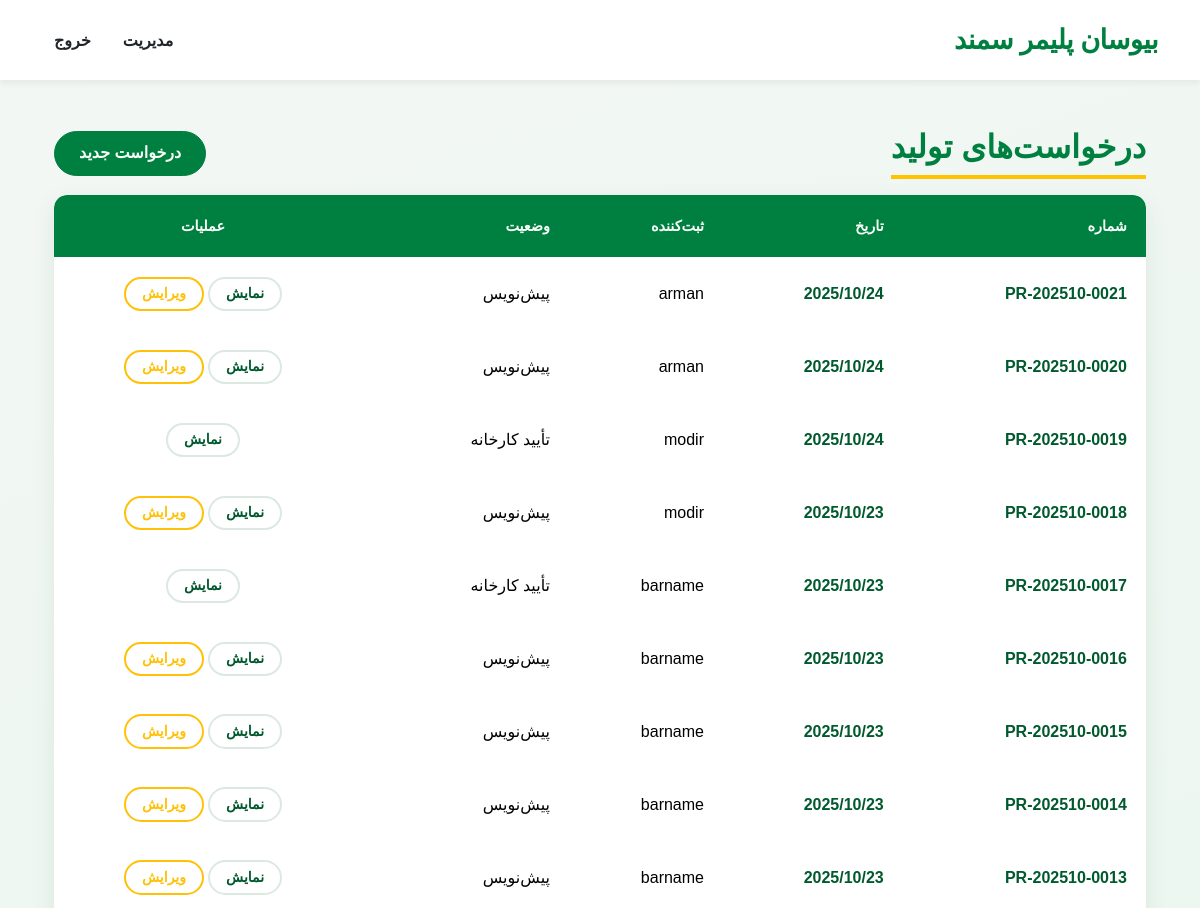
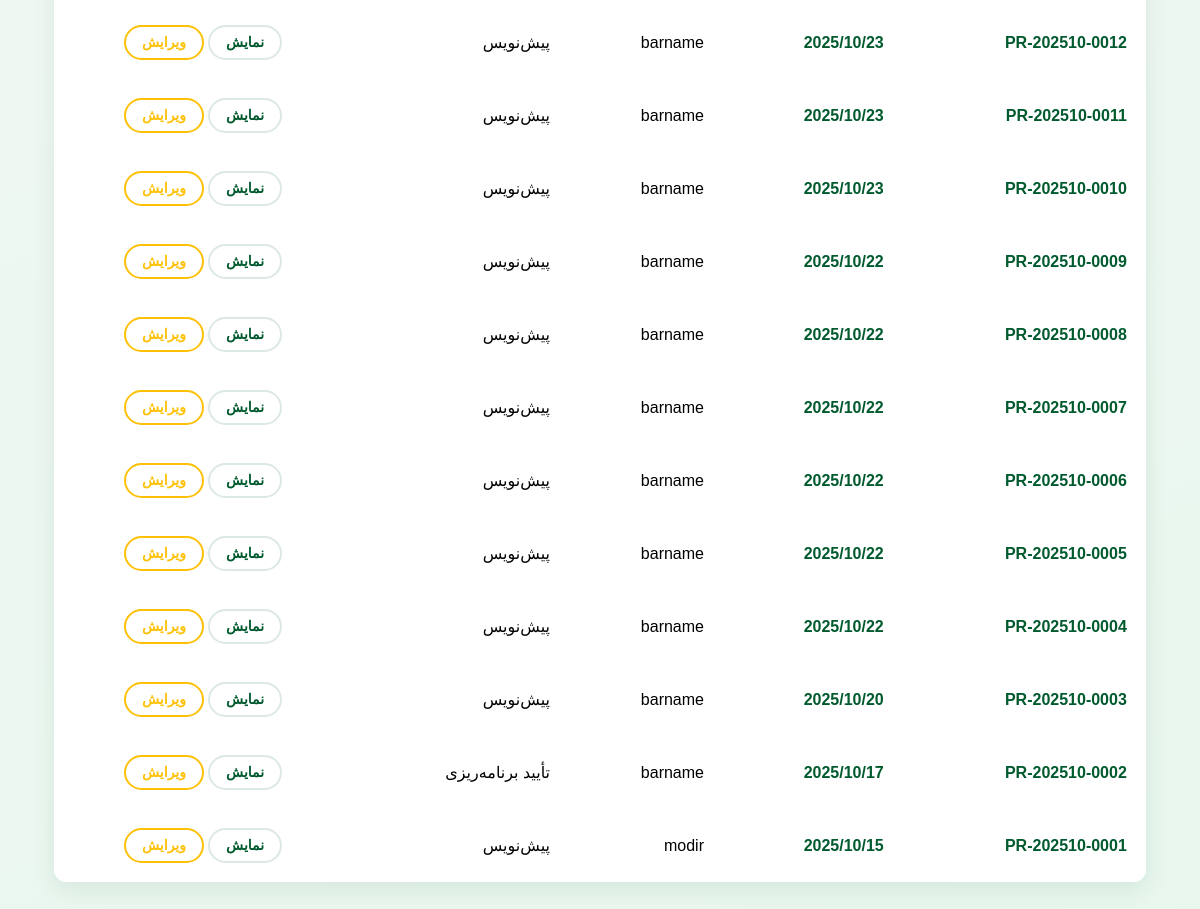
/planning/production/ (signed in), run on the app's committed database (2 pictures, top to bottom).
### planning/models.py (models this page shows, shortened)
class ProductionRequest(models.Model):
    created_by = models.ForeignKey(User, on_delete=models.PROTECT, related_name="prodreq_created")
    created_at = models.DateTimeField(auto_now_add=True)
    status = models.CharField(max_length=32, choices=ProductionStatus.choices, default=ProductionStatus.DRAFT)
    request_date = models.DateField(auto_now_add=True)
    request_number = models.CharField(max_length=20, unique=True, editable=False)
    planning_signed_by = models.ForeignKey(User, null=True, blank=True, on_delete=models.SET_NULL, related_name="prodreq_planning_signed")
    planning_signed_at = models.DateTimeField(null=True, blank=True)
    factory_signed_by  = models.ForeignKey(User, null=True, blank=True, on_delete=models.SET_NULL, related_name="prodreq_factory_signed")
    factory_signed_at  = models.DateTimeField(null=True, blank=True)
    canceled_by = models.ForeignKey(User, null=True, blank=True, on_delete=models.SET_NULL, related_name="prodreq_canceled")
    canceled_at = models.DateTimeField(null=True, blank=True)
    cancel_reason = models.TextField(blank=True)
    class Meta:
        ordering = ["-created_at"]

### planning/views.py (the view)
# urls.py: path("production/", views.prodreq_list, name="prodreq_list"),
@login_required
def prodreq_list(request):
    role = getattr(getattr(request.user, "profile", None), "user_type", None)
    qs = ProductionRequest.objects.select_related("created_by").order_by("-id")
    if role in ["management", "factory_manager", "factory_planner"]:
        requests = qs
    else:
        requests = qs.none()
    ctx = {
        "requests": requests,
        "role": role,
        "can_create_prodreq": role in ["factory_planner", "management"],
        "is_management": role == "management",
        "is_factory_planner": role == "factory_planner",
        "is_factory_manager": role == "factory_manager",
    }
    return render(request, "planning/prodreq_list.html", ctx)

### planning/templates/planning/prodreq_list.html
{% extends "base.html" %}
{% load static %}
{% block content %}
<link rel="stylesheet" href="{% static 'css/list_styles.css' %}">
<div class="container" dir="rtl">
    <div class="d-flex justify-content-between align-items-center mb-3">
        <h2 class="m-0">{% if title %}{{ title }}{% else %}درخواست‌های تولید{% endif %}</h2>
        {% if can_create_prodreq %}
        <a href="{% url 'planning:prodreq_create' %}" class="btn btn-primary">درخواست جدید</a>
        {% endif %}
    </div>
    <div class="table-responsive">
        <table class="table table-hover align-middle">
            <thead class="table-light">
            <tr>
                <th>شماره</th>
                <th>تاریخ</th>
                <th>ثبت‌کننده</th>
                <th>وضعیت</th>
                <th class="text-center">عملیات</th>
            </tr>
            </thead>
            <tbody>
            {% for r in requests %}
            <tr>
                <td>{{ r.request_number }}</td>
                <td>{{ r.request_date|date:"Y/m/d" }}</td>
                <td>{{ r.created_by.get_full_name|default:r.created_by.username }}</td>
                <td>{{ r.get_status_display }}</td>
                <td class="text-center d-flex gap-1 justify-content-center">
                    <a class="btn btn-sm btn-outline-secondary" href="{% url 'planning:prodreq_detail' r.pk %}">نمایش</a>
                    {% if r.status != "factory_signed" and r.status != "canceled" %}
                        {% if role == "management" or role == "factory_manager" or role == "factory_planner" %}
                        <a class="btn btn-sm btn-outline-warning" href="{% url 'planning:prodreq_update' r.pk %}">ویرایش</a>
                        {% endif %}
                    {% endif %}
                </td>
            </tr>
            {% empty %}
            <tr>
                <td colspan="5" class="text-center text-muted">درخواستی یافت نشد.</td>
            </tr>
            {% endfor %}
            </tbody>
        </table>
    </div>
</div>
{% endblock %}

### static/css/main.css (style rules this page uses)
:root { --bsp-primary-color: #008040; --bsp-accent-color: #008040; --bsp-secondary-color: #005a2e; --bsp-background-light: #F8F9FA; --bsp-surface-white: #FFFFFF; --bsp-text-dark: #212529; --bsp-yellow-accent: #FFC300; --color-bg-light: #f3f7f4; }
body { background: linear-gradient(160deg, var(--color-bg-light), #e8f7ee); font-family: 'Vazirmatn', sans-serif; background-color: var(--bsp-background-light); color: var(--bsp-text-dark); line-height: 1.7; }

### static/css/list_styles.css (style rules this page uses)
:root { --color-primary: #008040; --color-primary-dark: #005a2e; --color-accent: #FFC300; --color-bg-light: #f3f7f4; --color-surface: #ffffff; --color-text: #1a3323; --color-text-light: #f9fff8; --color-border-soft: #dce9e2; --shadow-base: 0 8px 25px rgba(0, 80, 40, 0.09); --radius: 0.8rem; --transition-speed: 0.2s; }
body { background: linear-gradient(160deg, var(--color-bg-light), #e8f7ee); }
.container[dir="rtl"] h2 { color: var(--color-primary); font-weight: 800; border-bottom: 4px solid var(--color-accent); padding-bottom: 0.5rem; display: inline-block; }
.container[dir="rtl"] .btn-primary { background-color: var(--color-primary); border-color: var(--color-primary); color: var(--color-text-light); font-weight: 600; padding: 0.6rem 1.5rem; border-radius: 50px; transition: all var(--transition-speed) ease-in-out; }
.table-responsive { border-radius: var(--radius); box-shadow: var(--shadow-base); overflow: hidden; }
.table { background: var(--color-surface); margin-bottom: 0; border-collapse: collapse; }
.table thead.table-light th { background: var(--color-primary); color: var(--color-text-light); font-weight: 700; font-size: 0.9rem; padding: 1.2rem; vertical-align: middle; border: none; }
.table thead th:first-child { border-top-right-radius: var(--radius); }
.table thead th:last-child { border-top-left-radius: var(--radius); text-align: center; }
.table tbody td { padding: 1.2rem; vertical-align: middle; border: none; }
.table tbody td:nth-child(1), .table tbody td:nth-child(2) { font-weight: 600; color: var(--color-primary-dark); }
.table tbody tr:nth-of-type(even) { background-color: var(--color-bg-light); }
.table .btn-sm { font-weight: 600; padding: 0.3rem 1rem; border-radius: 20px; border-width: 2px; transition: all var(--transition-speed) ease; }
.table .btn-outline-secondary { color: var(--color-primary-dark); border-color: var(--color-border-soft); }

### data on the page
ProductionRequest: request_number "PR-202510-0021", request_date "2025/10/24", created_by.get_full_name "arman", status "پیش‌نویس", shows "ویرایش"
ProductionRequest: request_number "PR-202510-0020", request_date "2025/10/24", created_by.get_full_name "arman", status "پیش‌نویس", shows "ویرایش"
ProductionRequest: request_number "PR-202510-0019", request_date "2025/10/24", created_by.get_full_name "modir", status "تأیید کارخانه"
ProductionRequest: request_number "PR-202510-0018", request_date "2025/10/23", created_by.get_full_name "modir", status "پیش‌نویس", shows "ویرایش"
ProductionRequest: request_number "PR-202510-0017", request_date "2025/10/23", created_by.get_full_name "barname", status "تأیید کارخانه"
ProductionRequest: request_number "PR-202510-0016", request_date "2025/10/23", created_by.get_full_name "barname", status "پیش‌نویس", shows "ویرایش"
ProductionRequest: request_number "PR-202510-0015", request_date "2025/10/23", created_by.get_full_name "barname", status "پیش‌نویس", shows "ویرایش"
ProductionRequest: request_number "PR-202510-0014", request_date "2025/10/23", created_by.get_full_name "barname", status "پیش‌نویس", shows "ویرایش"
ProductionRequest: request_number "PR-202510-0013", request_date "2025/10/23", created_by.get_full_name "barname", status "پیش‌نویس", shows "ویرایش"
ProductionRequest: request_number "PR-202510-0012", request_date "2025/10/23", created_by.get_full_name "barname", status "پیش‌نویس", shows "ویرایش"
ProductionRequest: request_number "PR-202510-0011", request_date "2025/10/23", created_by.get_full_name "barname", status "پیش‌نویس", shows "ویرایش"
ProductionRequest: request_number "PR-202510-0010", request_date "2025/10/23", created_by.get_full_name "barname", status "پیش‌نویس", shows "ویرایش"
ProductionRequest: request_number "PR-202510-0009", request_date "2025/10/22", created_by.get_full_name "barname", status "پیش‌نویس", shows "ویرایش"
ProductionRequest: request_number "PR-202510-0008", request_date "2025/10/22", created_by.get_full_name "barname", status "پیش‌نویس", shows "ویرایش"
ProductionRequest: request_number "PR-202510-0007", request_date "2025/10/22", created_by.get_full_name "barname", status "پیش‌نویس", shows "ویرایش"
ProductionRequest: request_number "PR-202510-0006", request_date "2025/10/22", created_by.get_full_name "barname", status "پیش‌نویس", shows "ویرایش"
ProductionRequest: request_number "PR-202510-0005", request_date "2025/10/22", created_by.get_full_name "barname", status "پیش‌نویس", shows "ویرایش"
ProductionRequest: request_number "PR-202510-0004", request_date "2025/10/22", created_by.get_full_name "barname", status "پیش‌نویس", shows "ویرایش"
ProductionRequest: request_number "PR-202510-0003", request_date "2025/10/20", created_by.get_full_name "barname", status "پیش‌نویس", shows "ویرایش"
ProductionRequest: request_number "PR-202510-0002", request_date "2025/10/17", created_by.get_full_name "barname", status "تأیید برنامه‌ریزی", shows "ویرایش"
ProductionRequest: request_number "PR-202510-0001", request_date "2025/10/15", created_by.get_full_name "modir", status "پیش‌نویس", shows "ویرایش"
